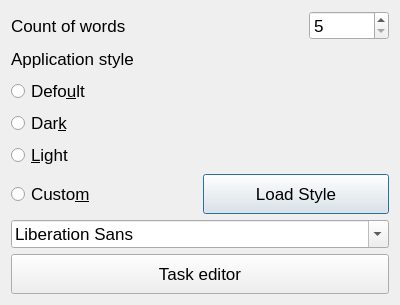
<?xml version="1.0" encoding="UTF-8"?>
<ui version="4.0">
 <class>SettingsForm</class>
 <widget class="QDialog" name="SettingsForm">
  <property name="geometry">
   <rect>
    <x>0</x>
    <y>0</y>
    <width>400</width>
    <height>305</height>
   </rect>
  </property>
  <property name="maximumSize">
   <size>
    <width>400</width>
    <height>500</height>
   </size>
  </property>
  <property name="font">
   <font>
    <pointsize>13</pointsize>
   </font>
  </property>
  <property name="windowTitle">
   <string>Dialog</string>
  </property>
  <property name="styleSheet">
   <string notr="true"/>
  </property>
  <layout class="QVBoxLayout" name="verticalLayout_4">
   <item>
    <layout class="QHBoxLayout" name="horizontalLayout_2">
     <item>
      <widget class="QLabel" name="labelWord">
       <property name="text">
        <string>Count of words</string>
       </property>
      </widget>
     </item>
     <item>
      <widget class="QSpinBox" name="spinBox">
       <property name="minimumSize">
        <size>
         <width>70</width>
         <height>0</height>
        </size>
       </property>
       <property name="maximumSize">
        <size>
         <width>80</width>
         <height>16777215</height>
        </size>
       </property>
       <property name="minimum">
        <number>5</number>
       </property>
       <property name="maximum">
        <number>40</number>
       </property>
      </widget>
     </item>
    </layout>
   </item>
   <item>
    <layout class="QVBoxLayout" name="verticalLayout_3">
     <item>
      <widget class="QLabel" name="labelStyle">
       <property name="text">
        <string>Application style</string>
       </property>
      </widget>
     </item>
     <item>
      <layout class="QVBoxLayout" name="verticalLayout">
       <item>
        <widget class="QRadioButton" name="rBtmDefoult">
         <property name="minimumSize">
          <size>
           <width>100</width>
           <height>0</height>
          </size>
         </property>
         <property name="text">
          <string>Defo&amp;ult</string>
         </property>
        </widget>
       </item>
       <item>
        <widget class="QRadioButton" name="rBtmDark">
         <property name="minimumSize">
          <size>
           <width>100</width>
           <height>0</height>
          </size>
         </property>
         <property name="text">
          <string>Dar&amp;k</string>
         </property>
        </widget>
       </item>
       <item>
        <widget class="QRadioButton" name="rBtmLight">
         <property name="minimumSize">
          <size>
           <width>100</width>
           <height>0</height>
          </size>
         </property>
         <property name="text">
          <string>&amp;Light</string>
         </property>
        </widget>
       </item>
       <item>
        <layout class="QHBoxLayout" name="horizontalLayout">
         <item>
          <widget class="QRadioButton" name="rBtmCustom">
           <property name="minimumSize">
            <size>
             <width>100</width>
             <height>0</height>
            </size>
           </property>
           <property name="text">
            <string>Custo&amp;m</string>
           </property>
          </widget>
         </item>
         <item>
          <widget class="QPushButton" name="btmStyle">
           <property name="minimumSize">
            <size>
             <width>150</width>
             <height>40</height>
            </size>
           </property>
           <property name="text">
            <string>Load Style</string>
           </property>
          </widget>
         </item>
        </layout>
       </item>
      </layout>
     </item>
    </layout>
   </item>
   <item>
    <layout class="QVBoxLayout" name="verticalLayout_2">
     <item>
      <widget class="QFontComboBox" name="fontComboBox"/>
     </item>
     <item>
      <widget class="QPushButton" name="btmSManager">
       <property name="minimumSize">
        <size>
         <width>150</width>
         <height>40</height>
        </size>
       </property>
       <property name="text">
        <string>Task editor</string>
       </property>
      </widget>
     </item>
    </layout>
   </item>
  </layout>
 </widget>
 <resources/>
 <connections/>
</ui>
